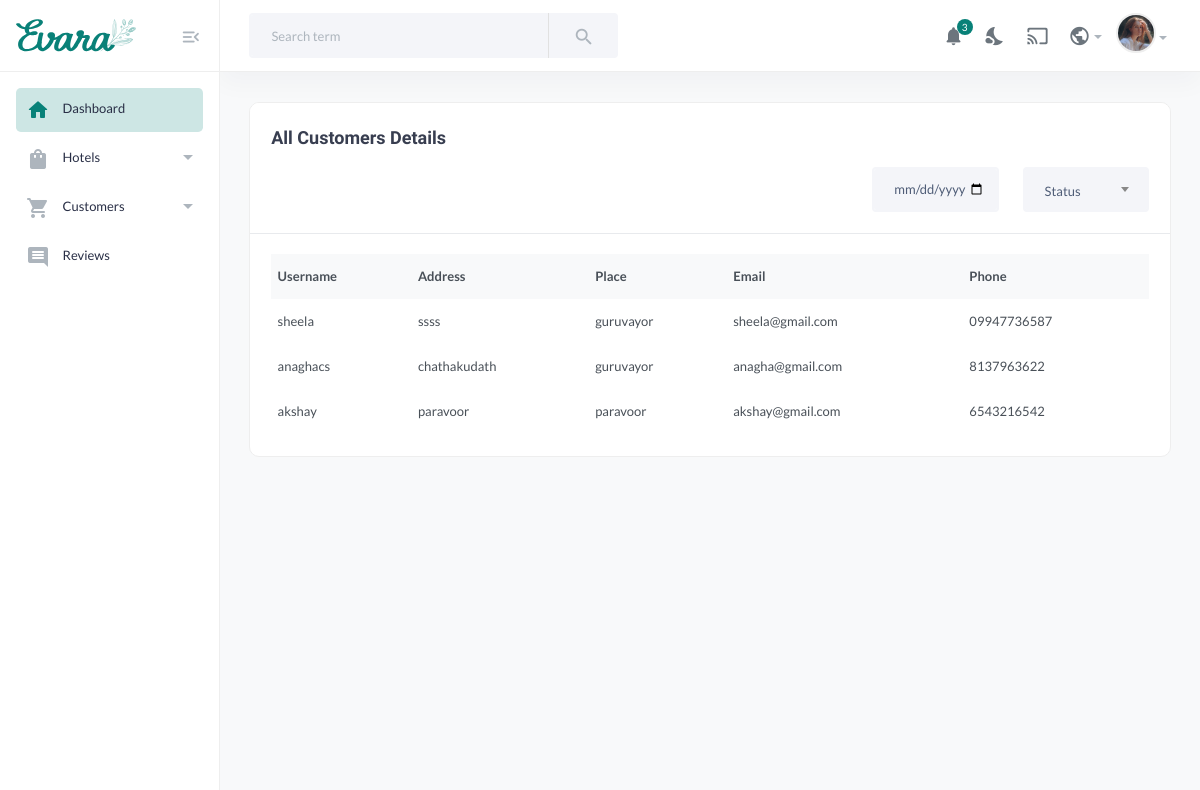
Screenshot of /Hotel/View/Users/ with the database file from the repository.
### home/models.py (models this page shows, shortened)
class User(AbstractUser):
    class Role(models.TextChoices):
        ADMIN = "ADMIN", "Admin"
        CUSTOMER = "CUSTOMER", "CUSTOMER"
        HOTEL = "HOTEL", "HOTEL"
    base_role = Role.ADMIN
    role = models.CharField(max_length=50, choices=Role.choices)

class Customer(User):
    base_role = User.Role.CUSTOMER
    address = models.CharField(blank=True, max_length=100)
    place = models.CharField(blank=True, max_length=20)
    emails = models.EmailField(max_length=100, unique=True)
    phone = models.CharField(max_length = 12, unique = True)
    class Meta:
        verbose_name = "Customer user"

class User(AbstractUser):
    class Role(models.TextChoices):
        ADMIN = "ADMIN", "Admin"
        CUSTOMER = "CUSTOMER", "CUSTOMER"
        HOTEL = "HOTEL", "HOTEL"
    base_role = Role.ADMIN
    role = models.CharField(max_length=50, choices=Role.choices)

### hotels/views.py (the view)
# urls.py: path('Hotel/View/Users/', views.hotel_view_customers, name = 'hotel_view_customers'),
def hotel_view_customers(request):
      customers = Customer.objects.all()
      return render(request,"admin/admin_view_customers.html", {'customers':customers})

### templates/admin/admin_view_customers.html (shortened to what this page needs)
{% load static %}
<!DOCTYPE HTML>
<html lang="en">
<head>
    <link href="{% static 'assets/css/main.css' %}" rel="stylesheet" type="text/css" />
</head>
<body>
    <aside class="navbar-aside" id="offcanvas_aside">
        <div class="aside-top">
            <a href="index.html" class="brand-wrap">
                <img src="{% static 'assets/imgs/theme/logo.svg' %}" class="logo" alt="Evara Dashboard">
            </a>
            <div>
                <button class="btn btn-icon btn-aside-minimize"> <i class="text-muted material-icons md-menu_open"></i> </button>
            </div>
        </div>
        <nav>
            <ul class="menu-aside">
                <li class="menu-item active">
                    <a class="menu-link" href="index.html"> <i class="icon material-icons md-home"></i>
                        <span class="text">Dashboard</span>
                    </a>
                </li>
                <li class="menu-item has-submenu">
                    <a class="menu-link" href="page-products-list.html"> <i class="icon material-icons md-shopping_bag"></i>
                        <span class="text">Hotels</span>
                    </a>
                </li>
                <li class="menu-item has-submenu">
                    <a class="menu-link" href="{% url 'admin_view_customers' %}"> <i class="icon material-icons md-shopping_cart"></i>
                        <span class="text">Customers</span>
                    </a>
                </li>
                <li class="menu-item">
                    <a class="menu-link" href="page-reviews.html"> <i class="icon material-icons md-comment"></i>
                        <span class="text">Reviews</span>
                    </a>
                </li>
            </ul>
        </nav>
    </aside>
    <main class="main-wrap">
        <header class="main-header navbar">
            <div class="col-search">
                <form class="searchform">
                    <div class="input-group">
                        <input list="search_terms" type="text" class="form-control" placeholder="Search term">
                        <button class="btn btn-light bg" type="button"> <i class="material-icons md-search"></i></button>
                    </div>
                </form>
            </div>
            <div class="col-nav">
                <ul class="nav">
                    <li class="nav-item">
                        <a class="nav-link btn-icon" href="#">
                            <i class="material-icons md-notifications animation-shake"></i>
                            <span class="badge rounded-pill">3</span>
                        </a>
                    </li>
                    <li class="nav-item">
                        <a class="nav-link btn-icon darkmode" href="#"> <i class="material-icons md-nights_stay"></i> </a>
                    </li>
                    <li class="nav-item">
                        <a href="#" class="requestfullscreen nav-link btn-icon"><i class="material-icons md-cast"></i></a>
                    </li>
                    <li class="dropdown nav-item">
                        <a class="dropdown-toggle" data-bs-toggle="dropdown" href="#" id="dropdownLanguage" aria-expanded="false"><i class="material-icons md-public"></i></a>
                    </li>
                    <li class="dropdown nav-item">
                        <a class="dropdown-toggle" data-bs-toggle="dropdown" href="#" id="dropdownAccount" aria-expanded="false"> <img class="img-xs rounded-circle" src="assets/imgs/people/avatar2.jpg" alt="User"></a>
                    </li>
                </ul>
            </div>
        </header>
        <section class="content-main">
            <div class="card mb-4">
                <header class="card-header">
                    <h4 class="card-title">All Customers Details</h4>
                    <div class="row align-items-center">
                        <div class="col-md-2 col-6">
                            <input type="date" value="02.05.2021" class="form-control">
                        </div>
                        <div class="col-md-2 col-6">
                            <div class="custom_select">
                            </div>
                        </div>
                    </div>
                </header>
                <div class="card-body">
                    <div class="table-responsive">
                        <div class="table-responsive">
                            <table class="table align-middle table-nowrap mb-0">
                                <thead class="table-light">
                                    <tr>
                                        <th class="align-middle" scope="col">Username</th>
                                        <th class="align-middle" scope="col">Address</th>
                                        <th class="align-middle" scope="col">Place</th>
                                        <th class="align-middle" scope="col">Email</th>
                                        <th class="align-middle" scope="col">Phone</th>
                                    </tr>
                                </thead>
                                <tbody>
                                    {% for i in customers %}
                                    <tr>
                                        <td>{{i.username}}</td>
                                        <td>{{i.address}}</td>
                                        <td>{{i.place}}</td>
                                        <td>{{i.emails}}</td>
                                        <td>{{i.phone}}</td>
                                    </tr>
                                    {% endfor %}
                                </tbody>
                            </table>
                        </div>
                    </div>
                </div>
            </div>
    </main>
</body>
</html>

### rows the page displays
Customer: username "sheela", address "ssss", place "guruvayor", emails "sheela@gmail.com", phone "09947736587"
Customer: username "anaghacs", address "chathakudath", place "guruvayor", emails "anagha@gmail.com", phone "8137963622"
Customer: username "akshay", address "paravoor", place "paravoor", emails "akshay@gmail.com", phone "6543216542"
